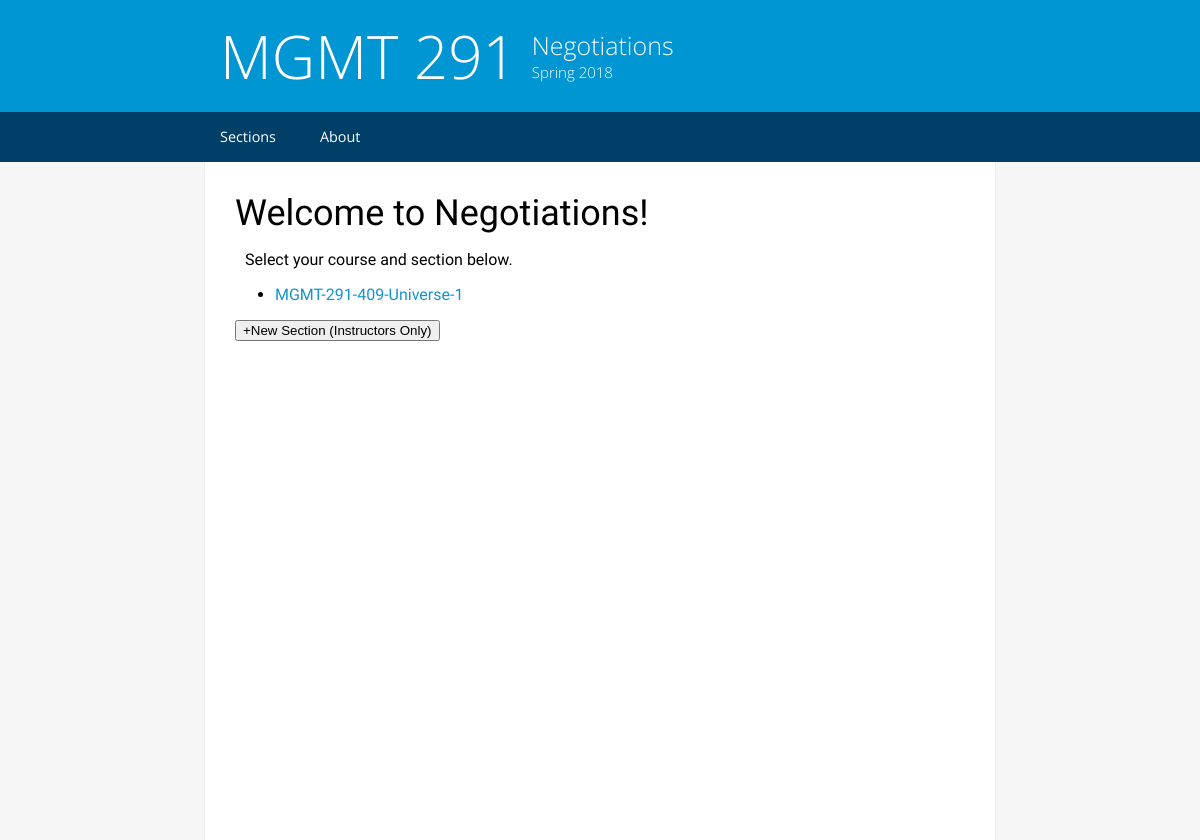
Before: / with the older database file.
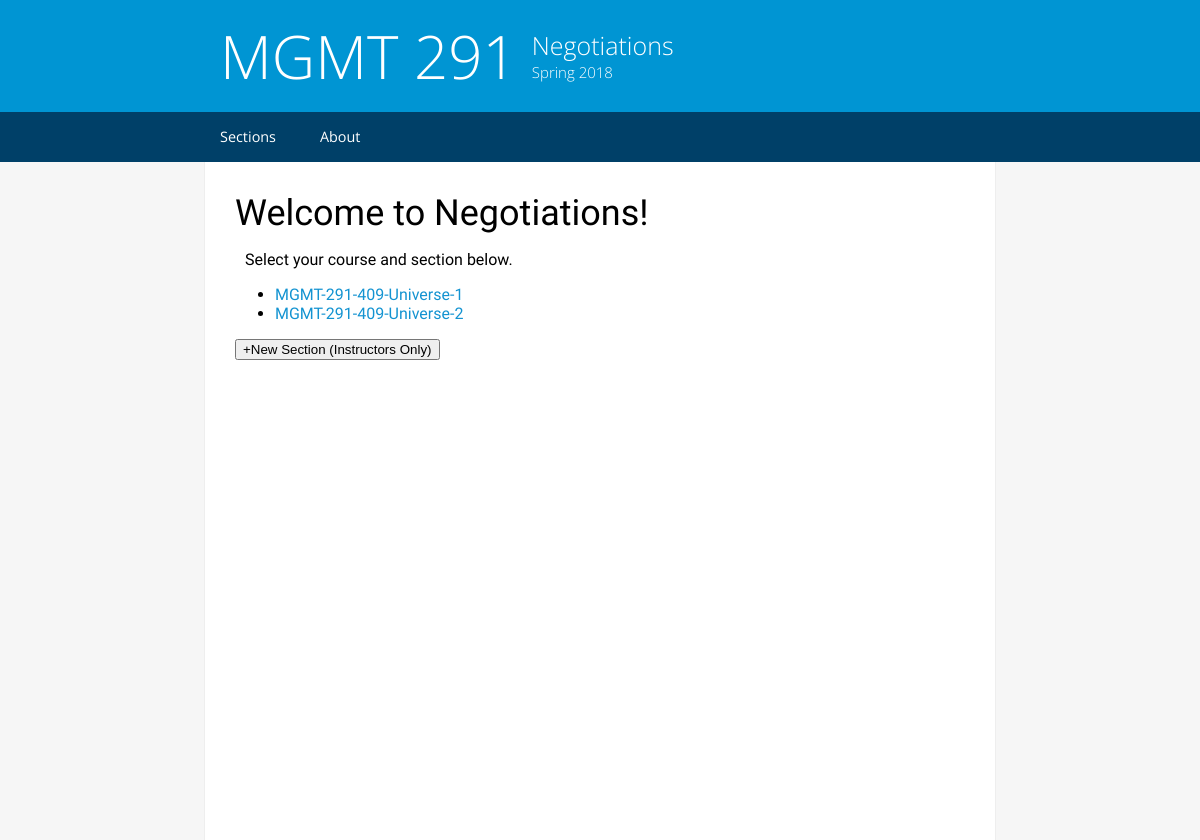
After: the same page with the newer database file.
### models.py (models this page shows, shortened)
class Section(db.Model):
    name = db.Column(db.String(64), primary_key=True)
    instructor = db.Column(db.String(64), index=True)
    password_hash = db.Column(db.String(128))
    roleplays = db.relationship('Roleplay', backref='parent_section', lazy='dynamic')

### website.py (the view)
@app.route('/', methods=['GET', 'POST'])
def landing_home():
    if request.method == 'POST':
        if request.form['submit'] == 'add':
            return redirect('/add')
    return render_template('home.html', sections=Section.query.all())

### templates/home.html
{% extends "base.html" %}
{% block content %}
    <h1>Welcome to Negotiations!</h1>
    <p>Select your course and section below.</p>
    <ul>
    {% for section in sections %}
        <li><a href= {{ '/' + section.name }}>{{ section.name }}</a></li>
    {% endfor %}
    </ul>
    <form action="" method="post">
    <button name="submit" value="add">+New Section (Instructors Only)</button>
    </form>
{% endblock %}

Changed rows visible on the page:
added Section: name "MGMT-291-409-Universe-2"
